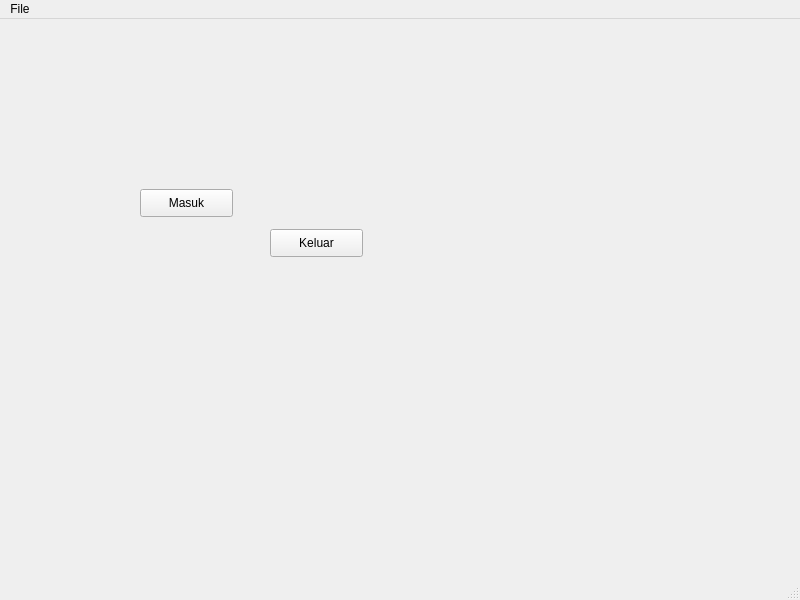
<?xml version="1.0" encoding="UTF-8"?>
<ui version="4.0">
 <class>MainWindow</class>
 <widget class="QMainWindow" name="MainWindow">
  <property name="geometry">
   <rect>
    <x>0</x>
    <y>0</y>
    <width>800</width>
    <height>600</height>
   </rect>
  </property>
  <property name="windowTitle">
   <string>MainWindow</string>
  </property>
  <widget class="QWidget" name="centralwidget">
   <widget class="QPushButton" name="pushButton">
    <property name="geometry">
     <rect>
      <x>140</x>
      <y>170</y>
      <width>93</width>
      <height>28</height>
     </rect>
    </property>
    <property name="text">
     <string>Masuk</string>
    </property>
   </widget>
   <widget class="QPushButton" name="pushButton_2">
    <property name="geometry">
     <rect>
      <x>270</x>
      <y>210</y>
      <width>93</width>
      <height>28</height>
     </rect>
    </property>
    <property name="text">
     <string>Keluar</string>
    </property>
   </widget>
  </widget>
  <widget class="QMenuBar" name="menubar">
   <property name="geometry">
    <rect>
     <x>0</x>
     <y>0</y>
     <width>800</width>
     <height>26</height>
    </rect>
   </property>
   <widget class="QMenu" name="menuFile">
    <property name="title">
     <string>File</string>
    </property>
    <widget class="QMenu" name="menuCopy_Paste">
     <property name="title">
      <string>Copy/Paste</string>
     </property>
     <addaction name="actionSemua"/>
    </widget>
    <addaction name="actionNew"/>
    <addaction name="menuCopy_Paste"/>
    <addaction name="separator"/>
    <addaction name="actionExit"/>
   </widget>
   <addaction name="menuFile"/>
  </widget>
  <widget class="QStatusBar" name="statusbar"/>
  <action name="actionNew">
   <property name="text">
    <string>New</string>
   </property>
  </action>
  <action name="actionExit">
   <property name="text">
    <string>Exit</string>
   </property>
  </action>
  <action name="actionCopy">
   <property name="text">
    <string>Copy</string>
   </property>
  </action>
  <action name="actionSemua">
   <property name="text">
    <string>Semua</string>
   </property>
  </action>
 </widget>
 <resources/>
 <connections/>
</ui>
